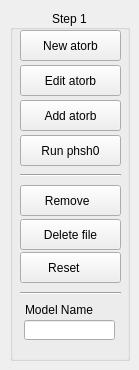
      <widget class="QWidget" name="step1">
       <widget class="QGroupBox" name="groupBox_phsh0">
        <property name="geometry">
         <rect>
          <x>10</x>
          <y>10</y>
          <width>120</width>
          <height>351</height>
         </rect>
        </property>
        <property name="title">
         <string>Step 1</string>
        </property>
        <property name="alignment">
         <set>Qt::AlignCenter</set>
        </property>
        <widget class="QPushButton" name="btn_phsh0Add">
         <property name="geometry">
          <rect>
           <x>10</x>
           <y>90</y>
           <width>101</width>
           <height>31</height>
          </rect>
         </property>
         <property name="toolTip">
          <string>&lt;!DOCTYPE HTML PUBLIC &quot;-//W3C//DTD HTML 4.0//EN&quot; &quot;http://www.w3.org/TR/REC-html40/strict.dtd&quot;&gt;
&lt;html&gt;&lt;head&gt;&lt;meta name=&quot;qrichtext&quot; content=&quot;1&quot; /&gt;&lt;style type=&quot;text/css&quot;&gt;
p, li { white-space: pre-wrap; }
&lt;/style&gt;&lt;/head&gt;&lt;body style=&quot; font-family:'MS Shell Dlg 2'; font-size:8pt; font-weight:400; font-style:normal;&quot;&gt;
&lt;p style=&quot; margin-top:0px; margin-bottom:0px; margin-left:0px; margin-right:0px; -qt-block-indent:0; text-indent:0px;&quot;&gt;&lt;span style=&quot; font-weight:600;&quot;&gt;Add atorb&lt;/span&gt;&lt;/p&gt;
&lt;p style=&quot; margin-top:0px; margin-bottom:0px; margin-left:0px; margin-right:0px; -qt-block-indent:0; text-indent:0px;&quot;&gt;Appends atorb file to list making up atomic.i&lt;/p&gt;
&lt;p style=&quot; margin-top:0px; margin-bottom:0px; margin-left:0px; margin-right:0px; -qt-block-indent:0; text-indent:0px;&quot;&gt;&lt;span style=&quot; color:#505050;&quot;&gt;If there are&lt;/span&gt;&lt;span style=&quot; font-weight:600; color:#505050;&quot;&gt; n &lt;/span&gt;&lt;span style=&quot; color:#505050;&quot;&gt;atoms in the &lt;/span&gt;&lt;span style=&quot; font-weight:600; color:#505050;&quot;&gt;unit cel&lt;/span&gt;&lt;span style=&quot; color:#505050;&quot;&gt;l then there&lt;/span&gt;&lt;/p&gt;
&lt;p style=&quot; margin-top:0px; margin-bottom:0px; margin-left:0px; margin-right:0px; -qt-block-indent:0; text-indent:0px;&quot;&gt;&lt;span style=&quot; color:#505050;&quot;&gt;should be &lt;/span&gt;&lt;span style=&quot; font-weight:600; color:#505050;&quot;&gt;n&lt;/span&gt;&lt;span style=&quot; color:#505050;&quot;&gt; &lt;/span&gt;&lt;span style=&quot; font-weight:600; color:#505050;&quot;&gt;atorb&lt;/span&gt;&lt;span style=&quot; color:#505050;&quot;&gt; files &lt;/span&gt;&lt;span style=&quot; font-weight:600; color:#505050;&quot;&gt;in the order they appear&lt;/span&gt;&lt;/p&gt;
&lt;p style=&quot; margin-top:0px; margin-bottom:0px; margin-left:0px; margin-right:0px; -qt-block-indent:0; text-indent:0px;&quot;&gt;&lt;span style=&quot; color:#505050;&quot;&gt;in cluster.i&lt;/span&gt;&lt;/p&gt;&lt;/body&gt;&lt;/html&gt;</string>
         </property>
         <property name="text">
          <string>Add atorb</string>
         </property>
         <property name="icon">
          <iconset>
           <normaloff>:/distributions-scientific_linux.png</normaloff>:/distributions-scientific_linux.png</iconset>
         </property>
         <property name="iconSize">
          <size>
           <width>28</width>
           <height>28</height>
          </size>
         </property>
        </widget>
        <widget class="QPushButton" name="btn_phsh0Edit">
         <property name="geometry">
          <rect>
           <x>10</x>
           <y>55</y>
           <width>101</width>
           <height>31</height>
          </rect>
         </property>
         <property name="toolTip">
          <string>&lt;!DOCTYPE HTML PUBLIC &quot;-//W3C//DTD HTML 4.0//EN&quot; &quot;http://www.w3.org/TR/REC-html40/strict.dtd&quot;&gt;
&lt;html&gt;&lt;head&gt;&lt;meta name=&quot;qrichtext&quot; content=&quot;1&quot; /&gt;&lt;style type=&quot;text/css&quot;&gt;
p, li { white-space: pre-wrap; }
&lt;/style&gt;&lt;/head&gt;&lt;body style=&quot; font-family:'MS Shell Dlg 2'; font-size:8pt; font-weight:400; font-style:normal;&quot;&gt;
&lt;p style=&quot; margin-top:0px; margin-bottom:0px; margin-left:0px; margin-right:0px; -qt-block-indent:0; text-indent:0px;&quot;&gt;&lt;span style=&quot; font-weight:600;&quot;&gt;Edit atorb*&lt;/span&gt;&lt;/p&gt;
&lt;p style=&quot; margin-top:0px; margin-bottom:0px; margin-left:0px; margin-right:0px; -qt-block-indent:0; text-indent:0px;&quot;&gt;Select atorb file to be edited...&lt;/p&gt;&lt;/body&gt;&lt;/html&gt;</string>
         </property>
         <property name="text">
          <string>Edit atorb</string>
         </property>
         <property name="icon">
          <iconset>
           <normaloff>:/edit-6.png</normaloff>:/edit-6.png</iconset>
         </property>
         <property name="iconSize">
          <size>
           <width>25</width>
           <height>25</height>
          </size>
         </property>
        </widget>
        <widget class="QPushButton" name="btn_phsh0Run">
         <property name="geometry">
          <rect>
           <x>10</x>
           <y>125</y>
           <width>101</width>
           <height>31</height>
          </rect>
         </property>
         <property name="toolTip">
          <string>&lt;!DOCTYPE HTML PUBLIC &quot;-//W3C//DTD HTML 4.0//EN&quot; &quot;http://www.w3.org/TR/REC-html40/strict.dtd&quot;&gt;
&lt;html&gt;&lt;head&gt;&lt;meta name=&quot;qrichtext&quot; content=&quot;1&quot; /&gt;&lt;style type=&quot;text/css&quot;&gt;
p, li { white-space: pre-wrap; }
&lt;/style&gt;&lt;/head&gt;&lt;body style=&quot; font-family:'MS Shell Dlg 2'; font-size:8pt; font-weight:400; font-style:normal;&quot;&gt;
&lt;p style=&quot; margin-top:0px; margin-bottom:0px; margin-left:0px; margin-right:0px; -qt-block-indent:0; text-indent:0px;&quot;&gt;&lt;span style=&quot; font-weight:600;&quot;&gt;Run phsh0&lt;/span&gt;&lt;/p&gt;
&lt;p style=&quot; margin-top:0px; margin-bottom:0px; margin-left:0px; margin-right:0px; -qt-block-indent:0; text-indent:0px;&quot;&gt;Executes phsh0 for each atorb file&lt;/p&gt;
&lt;p style=&quot; margin-top:0px; margin-bottom:0px; margin-left:0px; margin-right:0px; -qt-block-indent:0; text-indent:0px;&quot;&gt;identical inputs will be ignored, but&lt;/p&gt;
&lt;p style=&quot; margin-top:0px; margin-bottom:0px; margin-left:0px; margin-right:0px; -qt-block-indent:0; text-indent:0px;&quot;&gt;still appended to atomic.i &lt;/p&gt;&lt;/body&gt;&lt;/html&gt;</string>
         </property>
         <property name="text">
          <string>Run phsh0</string>
         </property>
         <property name="icon">
          <iconset>
           <normaloff>:/system-run-5.png</normaloff>:/system-run-5.png</iconset>
         </property>
         <property name="iconSize">
          <size>
           <width>28</width>
           <height>28</height>
          </size>
         </property>
        </widget>
        <widget class="Line" name="line">
         <property name="geometry">
          <rect>
           <x>10</x>
           <y>155</y>
           <width>101</width>
           <height>20</height>
          </rect>
         </property>
         <property name="orientation">
          <enum>Qt::Horizontal</enum>
         </property>
        </widget>
        <widget class="QPushButton" name="btn_phsh0Remove">
         <property name="geometry">
          <rect>
           <x>10</x>
           <y>175</y>
           <width>101</width>
           <height>31</height>
          </rect>
         </property>
         <property name="toolTip">
          <string>&lt;!DOCTYPE HTML PUBLIC &quot;-//W3C//DTD HTML 4.0//EN&quot; &quot;http://www.w3.org/TR/REC-html40/strict.dtd&quot;&gt;
&lt;html&gt;&lt;head&gt;&lt;meta name=&quot;qrichtext&quot; content=&quot;1&quot; /&gt;&lt;style type=&quot;text/css&quot;&gt;
p, li { white-space: pre-wrap; }
&lt;/style&gt;&lt;/head&gt;&lt;body style=&quot; font-family:'MS Shell Dlg 2'; font-size:8pt; font-weight:400; font-style:normal;&quot;&gt;
&lt;p style=&quot; margin-top:0px; margin-bottom:0px; margin-left:0px; margin-right:0px; -qt-block-indent:0; text-indent:0px;&quot;&gt;&lt;span style=&quot; font-weight:600;&quot;&gt;Remove file&lt;/span&gt;&lt;/p&gt;
&lt;p style=&quot; margin-top:0px; margin-bottom:0px; margin-left:0px; margin-right:0px; -qt-block-indent:0; text-indent:0px;&quot;&gt;Removes selected atorb &lt;/p&gt;
&lt;p style=&quot; margin-top:0px; margin-bottom:0px; margin-left:0px; margin-right:0px; -qt-block-indent:0; text-indent:0px;&quot;&gt;entry from input list &lt;/p&gt;&lt;/body&gt;&lt;/html&gt;</string>
         </property>
         <property name="text">
          <string>Remove  </string>
         </property>
         <property name="icon">
          <iconset>
           <normaloff>:/list-remove-4.png</normaloff>:/list-remove-4.png</iconset>
         </property>
         <property name="iconSize">
          <size>
           <width>25</width>
           <height>25</height>
          </size>
         </property>
        </widget>
        <widget class="QPushButton" name="btn_phsh0Delete">
         <property name="geometry">
          <rect>
           <x>10</x>
           <y>209</y>
           <width>101</width>
           <height>31</height>
          </rect>
         </property>
         <property name="toolTip">
          <string>&lt;!DOCTYPE HTML PUBLIC &quot;-//W3C//DTD HTML 4.0//EN&quot; &quot;http://www.w3.org/TR/REC-html40/strict.dtd&quot;&gt;
&lt;html&gt;&lt;head&gt;&lt;meta name=&quot;qrichtext&quot; content=&quot;1&quot; /&gt;&lt;style type=&quot;text/css&quot;&gt;
p, li { white-space: pre-wrap; }
&lt;/style&gt;&lt;/head&gt;&lt;body style=&quot; font-family:'MS Shell Dlg 2'; font-size:8pt; font-weight:400; font-style:normal;&quot;&gt;
&lt;p style=&quot; margin-top:0px; margin-bottom:0px; margin-left:0px; margin-right:0px; -qt-block-indent:0; text-indent:0px;&quot;&gt;&lt;span style=&quot; font-weight:600;&quot;&gt;Delete File&lt;/span&gt;&lt;/p&gt;
&lt;p style=&quot; margin-top:0px; margin-bottom:0px; margin-left:0px; margin-right:0px; -qt-block-indent:0; text-indent:0px;&quot;&gt;Deletes selected file from harddisk&lt;/p&gt;&lt;/body&gt;&lt;/html&gt;</string>
         </property>
         <property name="text">
          <string>Delete file</string>
         </property>
         <property name="icon">
          <iconset>
           <normaloff>:/edit-delete-2.png</normaloff>:/edit-delete-2.png</iconset>
         </property>
         <property name="iconSize">
          <size>
           <width>28</width>
           <height>28</height>
          </size>
         </property>
        </widget>
        <widget class="QPushButton" name="btn_phsh0Reset">
         <property name="geometry">
          <rect>
           <x>10</x>
           <y>242</y>
           <width>101</width>
           <height>31</height>
          </rect>
         </property>
         <property name="toolTip">
          <string>&lt;!DOCTYPE HTML PUBLIC &quot;-//W3C//DTD HTML 4.0//EN&quot; &quot;http://www.w3.org/TR/REC-html40/strict.dtd&quot;&gt;
&lt;html&gt;&lt;head&gt;&lt;meta name=&quot;qrichtext&quot; content=&quot;1&quot; /&gt;&lt;style type=&quot;text/css&quot;&gt;
p, li { white-space: pre-wrap; }
&lt;/style&gt;&lt;/head&gt;&lt;body style=&quot; font-family:'MS Shell Dlg 2'; font-size:8pt; font-weight:400; font-style:normal;&quot;&gt;
&lt;p style=&quot; margin-top:0px; margin-bottom:0px; margin-left:0px; margin-right:0px; -qt-block-indent:0; text-indent:0px;&quot;&gt;&lt;span style=&quot; font-weight:600;&quot;&gt;Reset&lt;/span&gt;&lt;/p&gt;
&lt;p style=&quot; margin-top:0px; margin-bottom:0px; margin-left:0px; margin-right:0px; -qt-block-indent:0; text-indent:0px;&quot;&gt;Reset all entries&lt;/p&gt;&lt;/body&gt;&lt;/html&gt;</string>
         </property>
         <property name="text">
          <string>Reset    </string>
         </property>
         <property name="icon">
          <iconset>
           <normaloff>:/edit-undo-3.png</normaloff>:/edit-undo-3.png</iconset>
         </property>
         <property name="iconSize">
          <size>
           <width>28</width>
           <height>28</height>
          </size>
         </property>
        </widget>
        <widget class="QPushButton" name="btn_phsh0New">
         <property name="geometry">
          <rect>
           <x>10</x>
           <y>20</y>
           <width>101</width>
           <height>31</height>
          </rect>
         </property>
         <property name="toolTip">
          <string>&lt;!DOCTYPE HTML PUBLIC &quot;-//W3C//DTD HTML 4.0//EN&quot; &quot;http://www.w3.org/TR/REC-html40/strict.dtd&quot;&gt;
&lt;html&gt;&lt;head&gt;&lt;meta name=&quot;qrichtext&quot; content=&quot;1&quot; /&gt;&lt;style type=&quot;text/css&quot;&gt;
p, li { white-space: pre-wrap; }
&lt;/style&gt;&lt;/head&gt;&lt;body style=&quot; font-family:'MS Shell Dlg 2'; font-size:8pt; font-weight:400; font-style:normal;&quot;&gt;
&lt;p style=&quot; margin-top:0px; margin-bottom:0px; margin-left:0px; margin-right:0px; -qt-block-indent:0; text-indent:0px;&quot;&gt;&lt;span style=&quot; font-weight:600;&quot;&gt;New atorb&lt;/span&gt;&lt;/p&gt;
&lt;p style=&quot; margin-top:0px; margin-bottom:0px; margin-left:0px; margin-right:0px; -qt-block-indent:0; text-indent:0px;&quot;&gt;Creates new atorb file&lt;/p&gt;
&lt;p style=&quot; margin-top:0px; margin-bottom:0px; margin-left:0px; margin-right:0px; -qt-block-indent:0; text-indent:0px;&quot;&gt;for input into phsh0&lt;/p&gt;&lt;/body&gt;&lt;/html&gt;</string>
         </property>
         <property name="text">
          <string>New atorb</string>
         </property>
         <property name="icon">
          <iconset>
           <normaloff>:/document-new-6.png</normaloff>:/document-new-6.png</iconset>
         </property>
         <property name="iconSize">
          <size>
           <width>25</width>
           <height>25</height>
          </size>
         </property>
        </widget>
        <widget class="QLineEdit" name="lineEdit_phsh0Model">
         <property name="geometry">
          <rect>
           <x>14</x>
           <y>310</y>
           <width>91</width>
           <height>20</height>
          </rect>
         </property>
         <property name="toolTip">
          <string>&lt;html&gt;&lt;head/&gt;&lt;body&gt;&lt;p&gt;&lt;span style=&quot; font-weight:600;&quot;&gt;Model Name&lt;/span&gt;&lt;/p&gt;&lt;p&gt;Appends string to output files&lt;/p&gt;&lt;p&gt;&lt;span style=&quot; color:#313131;&quot;&gt;i.e. &amp;quot;ZnO&amp;quot; will be added to:&lt;/span&gt;&lt;/p&gt;&lt;p&gt;&lt;span style=&quot; color:#313131;&quot;&gt;atorb*_ZnO.i&lt;/span&gt;&lt;/p&gt;&lt;p&gt;&lt;span style=&quot; color:#313131;&quot;&gt;atomic_ZnO.i&lt;/span&gt;&lt;/p&gt;&lt;p&gt;&lt;span style=&quot; color:#313131;&quot;&gt;mufftin_ZnO.i&lt;/span&gt;&lt;/p&gt;&lt;p&gt;&lt;span style=&quot; color:#313131;&quot;&gt;phsh*_ZnO&lt;/span&gt;&lt;/p&gt;&lt;/body&gt;&lt;/html&gt;</string>
         </property>
        </widget>
        <widget class="Line" name="line_2">
         <property name="geometry">
          <rect>
           <x>10</x>
           <y>273</y>
           <width>101</width>
           <height>20</height>
          </rect>
         </property>
         <property name="orientation">
          <enum>Qt::Horizontal</enum>
         </property>
        </widget>
        <widget class="QLabel" name="label_2">
         <property name="geometry">
          <rect>
           <x>15</x>
           <y>290</y>
           <width>91</width>
           <height>20</height>
          </rect>
         </property>
         <property name="text">
          <string>Model Name</string>
         </property>
        </widget>
       </widget>
      </widget>
